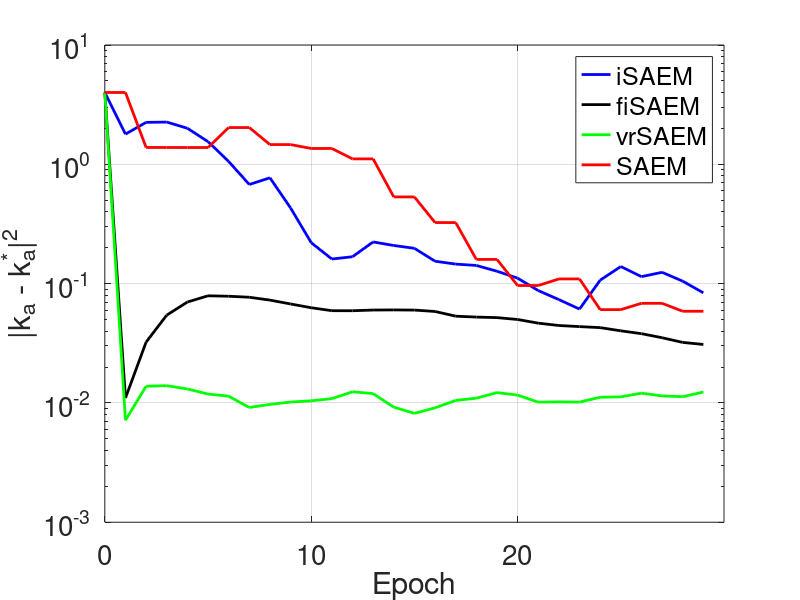

The MATLAB script that drew this image:
function PlotFig1

load data.txt;


len = 1e5+1; 

saem = data(1:30,2);
isaem = data(31:60,2);
vrsaem = data(61:90,2);
fisaem = data(91:120,2);

x = 0:29; 

figure;box on; grid on; 
semilogy(x,isaem,'b-','linewidth',2);hold on; grid on;
plot(x,vrsaem,'k-','linewidth',2);hold on; grid on;
plot(x,fisaem,'g-','linewidth',2);hold on; grid on;  
plot(x,saem,'r-','linewidth',2);hold on; grid on;
set(gca,'fontsize',20);
xlabel('Epoch');
ylabel('|k_a - k_a^*|^2');
legend('iSAEM','fiSAEM','vrSAEM','SAEM')
set(gca,'yminorgrid','off');
set(gca,'xtick',[0:10:20]);
